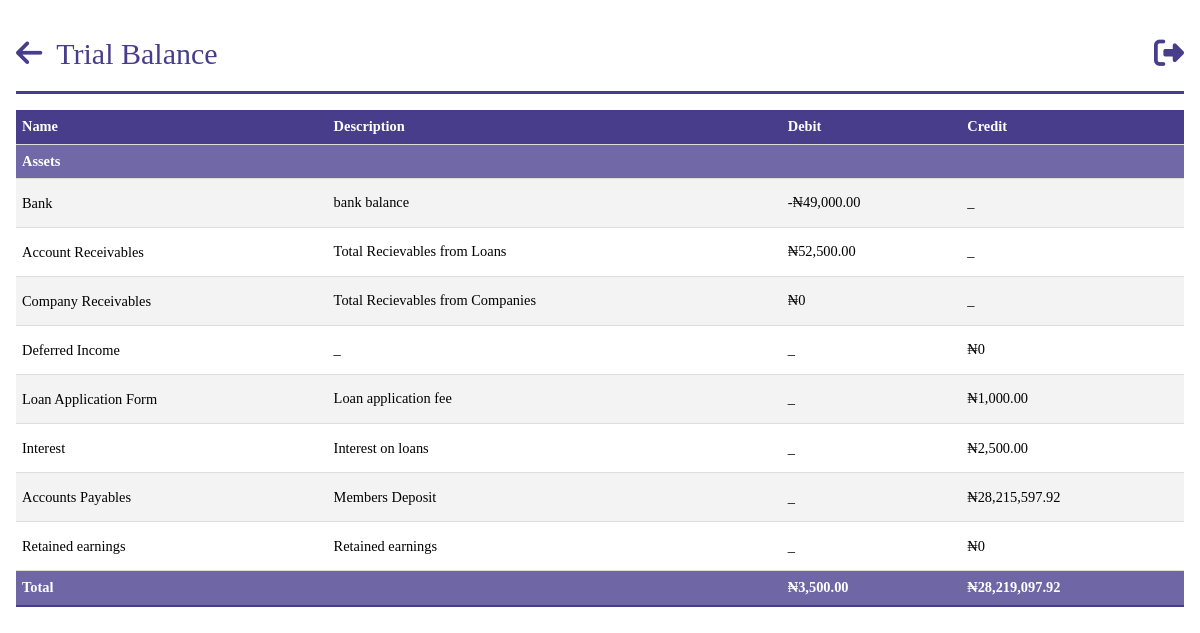
The app's page /trial_balance (signed in) with its own data.
### models.py (models this page shows, shortened)
class Income(db.Model):
    __tablename__ = "incomes"
    id = db.Column(db.Integer, primary_key=True)
    name = db.Column(db.String)
    description = db.Column(db.String, nullable=True)
    balance_bfd = db.Column(db.Float, default=0.0)
    balance = db.Column(db.Float, default=0.0)
    payments = db.relationship("IncomePayment", backref="income")

### app.py (the view)
@app.route("/trial_balance")
@login_required
@role_required(["Admin", "Secretary", "Sub-Admin"])
def trial_balance():
    cash_and_bank = query.get_cash_and_banks()
    accounts_receivable = query.get_accounts_receivable()
    company_receivable = query.get_company_receivables()
    total_investments = query.get_total_investment()
    total_liabilities = query.get_total_liabilities()
    net_income = query.get_net_income()
    accounts_payable = query.get_accounts_payable()
    fixed_assets = Asset.query.all()
    liabilities = Liability.query.all()
    incomes = Income.query.all()
    expenses = Expense.query.all()
    investments = Investment.query.all()
    total_fixed_assets = sum(a.balance for a in fixed_assets)
    total_assets = cash_and_bank + accounts_receivable+ company_receivable+ total_investments+ total_fixed_assets
    total_dr = total_assets
    total_cr = net_income+ accounts_payable+ total_liabilities
    context = {
        "assets": fixed_assets,
        "incomes": incomes,
        "expenses": expenses,
        "liabilities": liabilities,
        "investments": investments,
        "cash_and_bank": cash_and_bank,
        "accounts_receivable": accounts_receivable,
        "company_receivable": company_receivable,
        "net_income": net_income,
        "accounts_payable": accounts_payable,
        "accounts_payable": accounts_payable,
        "total_dr": total_dr,
        "total_cr": total_cr,
    }
    return render_template("query/trial-balance.html", **context)

### app.py (called while the page is built)
@login_manager.user_loader
def load_user(person_id):
    return Person.query.get(person_id)

def role_required(roles_required):
    def decorator(view_func):
        @wraps(view_func)
        def wrapper(*args, **kwargs):
            if not current_user.is_authenticated:
                flash("You must be logged in to access this page.", "error")
                return redirect(url_for("login"))
            user_role = current_user.role
            if user_role.name not in roles_required:
                flash("You don't have the required role to access this page.", "error")
                return redirect(
                    url_for("dashboard")
                )  # Change this to your desired redirect
            return view_func(*args, **kwargs)
        return wrapper
    return decorator

@app.before_request
def before_request():
    g.user = current_user

@app.template_filter("currency")
@login_required
def currency(value):
    modified_value = format_currency(value)  # Modify the value as needed
    return modified_value

### filters.py (called while the page is built)
def format_currency(
    value, currency_symbol="₦", decimal_separator=".", thousands_separator=","
):
    if value:
        if value < 0:
            formatted_value = f"-{currency_symbol}{abs(value):,.2f}"
        else:
            formatted_value = f"{currency_symbol}{value:,.2f}"
        formatted_value = formatted_value.replace(".", decimal_separator).replace(
            ",", thousands_separator
        )
    else:
        formatted_value = f"{currency_symbol}0"
    return formatted_value

### models.py (called while the page is built)
    @hybrid_property
    def total_balance(self):
        return self.available_balance + self.balance_withheld

### queries.py (called while the page is built)
    def get_net_income(self):
        income = Income.query.all()
        expense = Expense.query.all()
        net_income = sum([i.balance for i in income if i.balance]) - sum(
            [e.balance for e in expense if e.balance]
        )
        return net_income

    def get_cash_and_banks(self):
        bank = Bank.query.all()
        total = sum([b.new_balance for b in bank if b.new_balance])
        return total

    def get_accounts_receivable(self):
        persons = Person.query.all()
        total = sum([p.loan_balance for p in persons if p.loan_balance])
        return total

    def get_accounts_payable(self):
        persons = Person.query.all()
        total = sum([p.total_balance for p in persons if p.total_balance])
        return total

### templates/query/trial-balance.html (shortened to what this page needs)
{%extends 'base.html' %}
{% block header%}
Trial Balance
{% endblock  %}
{% block anchor%}
<a href="{{ url_for('queries') }}" id='arrow'><i class="fa-solid fa-arrow-left"></i></a>
{% endblock  %}
{%block content%}
<body id="person">
    <table class="tab-content">
        <tbody>
            <tr>
                <th>Name</th>
                <th>Description</th>
                <th>Debit</th>
                <th>Credit</th>
            </tr>
            <tr>
                <th colspan="5" class="total">Assets</th>
            </tr>
            <tr>
                <td><a href="{{ url_for('bank_report')}}">Bank</a></td>
                <td>bank balance</td>
                <td>{{ cash_and_bank | currency }}</td>
                <td> _ </td>
            <tr>
                <td><a href="{{url_for('get_loan')}}">Account Receivables</a></td>
                <td>Total Recievables from Loans</td>
                <td>{{ accounts_receivable | currency }}</td>
                <td>_</td>
            </tr>
            <tr>
                <td><a href="{{url_for('companies_report')}}">Company Receivables</a></td>
                <td>Total Recievables from Companies</td>
                <td> {{ company_receivable | currency }} </td>
                <td>_</td>
            </tr>
            <tr>
                <td><a href="">Deferred Income </a></td>
                <td>_</td>
                <td> _ </td>
                <td>{{ deferred_income | currency }}</td>
            </tr>
            {% for income in incomes %}
            <tr>
                <td><a href="{{url_for('ledger_report',ledger='income',ledger_id=income.id)}}">{{ income.name }}</a></td>
                <td>{{income.description}}</td>
                <td>_</td>
                <td>{{income.balance | currency}}</td>
            </tr>
            {% endfor %}
            <td><a href="{{url_for('get_payments')}}">Accounts Payables</a></td>
            <td>Members Deposit</td>
                <td> _ </td>
                <td>{{ accounts_payable | currency }}</td>
            </tr>
            <tr>
                <td><a href="">Retained earnings</a></td>
                <td>Retained earnings</td>
                <td> _ </td>
                <td>{{ deficit | currency }}</td>
            </tr>
            <tr>
                <th colspan="2" class="total">Total</th>
                <th colspan="1" class="total">{{total_dr | currency}}</th>
                <th colspan="1" class="total">{{total_cr | currency}}</th>
            </tr>
        </tbody>
    </table>
{%endblock%}

### static/css/style.css (style rules this page uses)
* { margin: 0; padding: 0; box-sizing: border-box; font-family:'Times New Roman', Times, serif; }
.index { background-color: #ffffff; margin: 0 auto; max-width: 80em; line-height: 1.5; padding: 1em 1em; }
.index a { color: #fff; line-height: 2.5; text-decoration: none; }
.index #nav a { font-size: 10px; }
.index #nav a { font-size: 30px; color: #483d8b; }
.index #nav #arrow i { color: #483d8b; margin-right: 10px; }
#person * { color: #000; max-width: 90em; margin: 0 auto; margin-bottom: 3px; }
#person .tab-content { width: 100%; border-collapse: collapse; font-size: 0.9em; min-width: 400px; }
#person .tab-content tr th { background-color: #483d8b; color: #fff; text-align: left; font-weight: bold; }
#person th, #person td { padding: 6px; text-align: left; border-bottom: 1px solid #ddd; }
#person .tab-content tbody tr:nth-of-type(odd) { background-color: #f3f3f3; }
#person .tab-content tbody tr:last-of-type { border-bottom: 2px solid #483d8b; }
#person .tab-content tr a { text-decoration: none; }
#person .tab-content .total { background: #524894d0; }

### records on screen
Income: name "Loan Application Form", description "Loan application fee", balance "₦1,000.00"
Income: name "Interest", description "Interest on loans", balance "₦2,500.00"

### other values on screen
{{ cash_and_bank | currency }} "-₦49,000.00"
{{ accounts_receivable | currency }} "₦52,500.00"
{{ company_receivable | currency }} "₦0"
{{ deferred_income | currency }} "₦0"
{{ accounts_payable | currency }} "₦28,215,597.92"
{{ deficit | currency }} "₦0"
{{ total_dr | currency }} "₦3,500.00"
{{ total_cr | currency }} "₦28,219,097.92"
